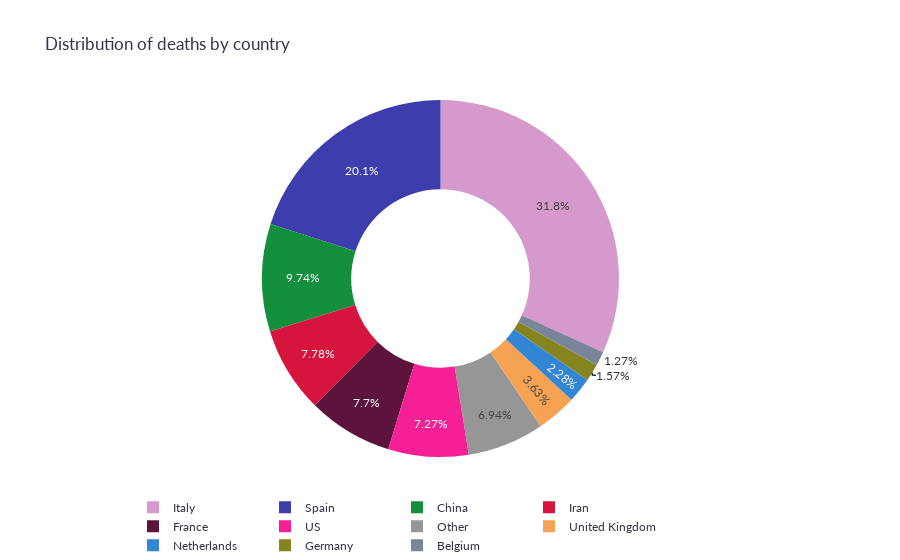

Write notebook code for a chart like this one.
### Code cell
fig = plots.deaths_pie_chart(deaths)
fig.show()
data['plots']['deaths_pie_chart'] = fig.to_json()

### Figure 1 — Plotly figure (JSON) as saved in the notebook; plotly's stock layout.template omitted (floating-point values rounded to 4 significant figures)
{"data": [{"hole": 0.5, "labels": ["Italy", "Spain", "China", "Iran", "France", "US", "United Kingdom", "Netherlands", "Germany", "Belgium", "Other"], "marker": {"colors": ["rgb(214,153,204)", "rgb(61,61,173)", "rgb(20,143,61)", "rgb(214,20,61)", "rgb(92,20,61)", "rgb(245,31,150)", "rgb(245,163,82)", "rgb(51,133,214)", "rgb(133,133,31)", "rgb(122,133,153)", "rgb(150,150,150)"]}, "type": "pie", "values": [10779, 6803, 3304, 2640, 2611, 2467, 1231, 772, 533, 431, 2354]}], "layout": {"font": {"color": "#333447", "family": "Lato, Helvetica"}, "legend": {"orientation": "h"}, "margin": {"l": 0, "pad": 0, "r": 0}, "paper_bgcolor": "rgba(0,0,0,0)", "plot_bgcolor": "rgba(0,0,0,0)", "title": {"text": "Distribution of deaths by country"}}}
